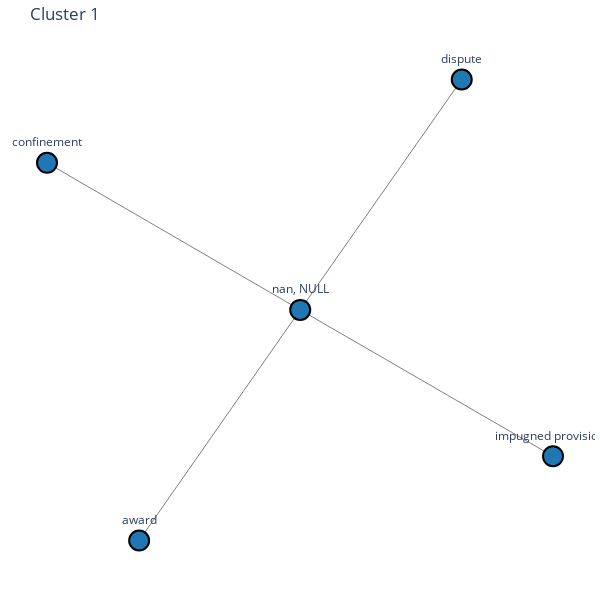
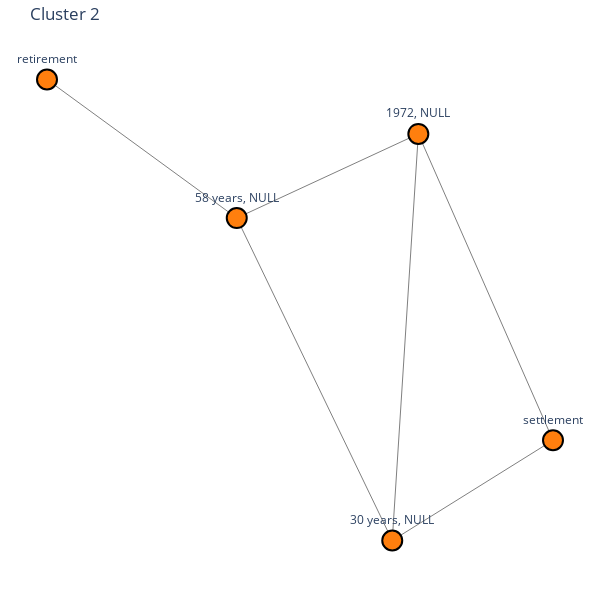
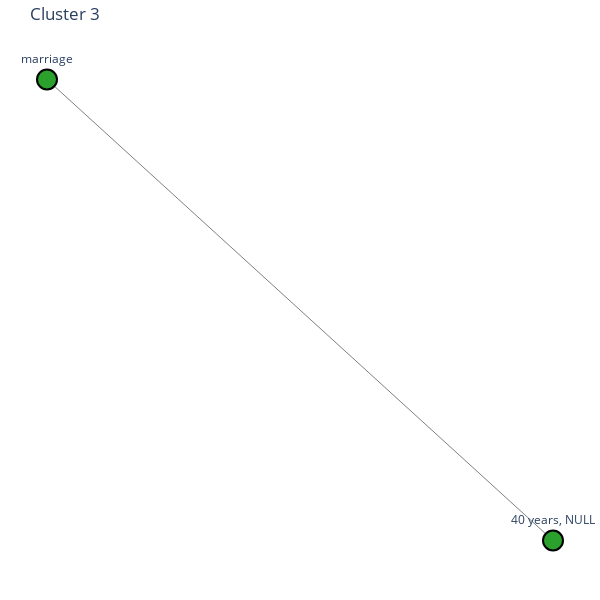

The notebook cell saved with these charts, in order:
### Code cell
import networkx as nx
import plotly.graph_objs as go

# Assuming 'G' is your graph and 'labels' is the list of labels
# Renumber clusters from 1 to 7 if needed, otherwise ensure you have clusters numbered 1 to 7
unique_labels = list(set(labels))
label_mapping = {label: idx+1 for idx, label in enumerate(unique_labels)}

def draw_subgraph_plotly(subgraph, cluster_id, cluster_color):
    pos = nx.spring_layout(subgraph, seed=42)  # Fixed seed for reproducibility
    
    # Extract the node positions
    x_nodes = [pos[node][0] for node in subgraph.nodes()]
    y_nodes = [pos[node][1] for node in subgraph.nodes()]

    # Extract the edges
    edge_x = []
    edge_y = []
    for edge in subgraph.edges():
        x0, y0 = pos[edge[0]]
        x1, y1 = pos[edge[1]]
        edge_x.extend([x0, x1, None])
        edge_y.extend([y0, y1, None])

    # Edge trace
    edge_trace = go.Scatter(
        x=edge_x, y=edge_y,
        line=dict(width=1, color='gray'),
        hoverinfo='none',
        mode='lines')

    # Node trace
    node_trace = go.Scatter(
        x=x_nodes, y=y_nodes,
        mode='markers+text',
        text=[f'{node}' for node in subgraph.nodes()],
        textposition="top center",
        marker=dict(
            showscale=False,
            color=cluster_color,  # Assign the cluster color
            size=20,
            line=dict(width=2, color='black')
        ),
        hoverinfo='text'
    )

    # Create figure
    fig = go.Figure(data=[edge_trace, node_trace],
                    layout=go.Layout(
                        title=f'Cluster {cluster_id}',
                        showlegend=False,
                        hovermode='closest',
                        margin=dict(b=20, l=5, r=5, t=40),
                        xaxis=dict(showgrid=False, zeroline=False, showticklabels=False),
                        yaxis=dict(showgrid=False, zeroline=False, showticklabels=False),
                        height=600,
                        width=600,
                        paper_bgcolor='white',
                        plot_bgcolor='white'
                    ))

    fig.show()

# Iterate over each cluster and draw the subgraph
for original_cluster_id in set(labels):
    cluster_id = label_mapping[original_cluster_id]
    cluster_color = cluster_colors[cluster_id - 1]  # Assign a unique color to each cluster
    cluster_nodes = [node for node, label in zip(G.nodes, labels) if label == original_cluster_id]
    subgraph = G.subgraph(cluster_nodes)
    draw_subgraph_plotly(subgraph, cluster_id, cluster_color)

### Figure 1 — Plotly figure (JSON) as saved in the notebook; plotly's stock layout.template omitted (floating-point values rounded to 4 significant figures)
{"data": [{"hoverinfo": "none", "line": {"color": "gray", "width": 1}, "mode": "lines", "type": "scatter", "x": [1.662e-05, -0.635, null, 1.662e-05, 0.6367, null, 1.662e-05, 0.9965, null, 1.662e-05, -0.9983, null, 1.662e-05, 1.662e-05, null], "y": [-0.0004453, -1, null, -0.0004453, 0.9982, null, -0.0004453, -0.6347, null, -0.0004453, 0.637, null, -0.0004453, -0.0004453, null]}, {"hoverinfo": "text", "marker": {"color": "rgb(31, 119, 180)", "line": {"color": "black", "width": 2}, "showscale": false, "size": 20}, "mode": "markers+text", "text": ["nan, NULL", "impugned provisions", "award", "confinement", "dispute"], "textposition": "top center", "type": "scatter", "x": [1.662e-05, 0.9965, -0.635, -0.9983, 0.6367], "y": [-0.0004453, -0.6347, -1, 0.637, 0.9982]}], "layout": {"height": 600, "hovermode": "closest", "margin": {"b": 20, "l": 5, "r": 5, "t": 40}, "paper_bgcolor": "white", "plot_bgcolor": "white", "showlegend": false, "title": {"text": "Cluster 1"}, "width": 600, "xaxis": {"showgrid": false, "showticklabels": false, "zeroline": false}, "yaxis": {"showgrid": false, "showticklabels": false, "zeroline": false}}}

### Figure 2 — Plotly figure (JSON) as saved in the notebook; plotly's stock layout.template omitted (floating-point values rounded to 4 significant figures)
{"data": [{"hoverinfo": "none", "line": {"color": "gray", "width": 1}, "mode": "lines", "type": "scatter", "x": [-1, -0.3282, null, 0.7914, 0.3146, null, 0.7914, 0.2222, null, -0.3282, 0.3146, null, -0.3282, -0.3282, null, -0.3282, 0.2222, null, 0.3146, 0.3146, null, 0.3146, 0.2222, null, 0.2222, 0.2222, null], "y": [0.222, 0.07045, null, -0.1726, 0.1625, null, -0.1726, -0.2823, null, 0.07045, 0.1625, null, 0.07045, 0.07045, null, 0.07045, -0.2823, null, 0.1625, 0.1625, null, 0.1625, -0.2823, null, -0.2823, -0.2823, null]}, {"hoverinfo": "text", "marker": {"color": "rgb(255, 127, 14)", "line": {"color": "black", "width": 2}, "showscale": false, "size": 20}, "mode": "markers+text", "text": ["retirement", "settlement", "58 years, NULL", "1972, NULL", "30 years, NULL"], "textposition": "top center", "type": "scatter", "x": [-1, 0.7914, -0.3282, 0.3146, 0.2222], "y": [0.222, -0.1726, 0.07045, 0.1625, -0.2823]}], "layout": {"height": 600, "hovermode": "closest", "margin": {"b": 20, "l": 5, "r": 5, "t": 40}, "paper_bgcolor": "white", "plot_bgcolor": "white", "showlegend": false, "title": {"text": "Cluster 2"}, "width": 600, "xaxis": {"showgrid": false, "showticklabels": false, "zeroline": false}, "yaxis": {"showgrid": false, "showticklabels": false, "zeroline": false}}}

### Figure 3 — Plotly figure (JSON) as saved in the notebook; plotly's stock layout.template omitted (floating-point values rounded to 4 significant figures)
{"data": [{"hoverinfo": "none", "line": {"color": "gray", "width": 1}, "mode": "lines", "type": "scatter", "x": [-1.0, 1, null, 1, 1, null], "y": [0.9849, -0.9849, null, -0.9849, -0.9849, null]}, {"hoverinfo": "text", "marker": {"color": "rgb(44, 160, 44)", "line": {"color": "black", "width": 2}, "showscale": false, "size": 20}, "mode": "markers+text", "text": ["marriage", "40 years, NULL"], "textposition": "top center", "type": "scatter", "x": [-1.0, 1], "y": [0.9849, -0.9849]}], "layout": {"height": 600, "hovermode": "closest", "margin": {"b": 20, "l": 5, "r": 5, "t": 40}, "paper_bgcolor": "white", "plot_bgcolor": "white", "showlegend": false, "title": {"text": "Cluster 3"}, "width": 600, "xaxis": {"showgrid": false, "showticklabels": false, "zeroline": false}, "yaxis": {"showgrid": false, "showticklabels": false, "zeroline": false}}}
